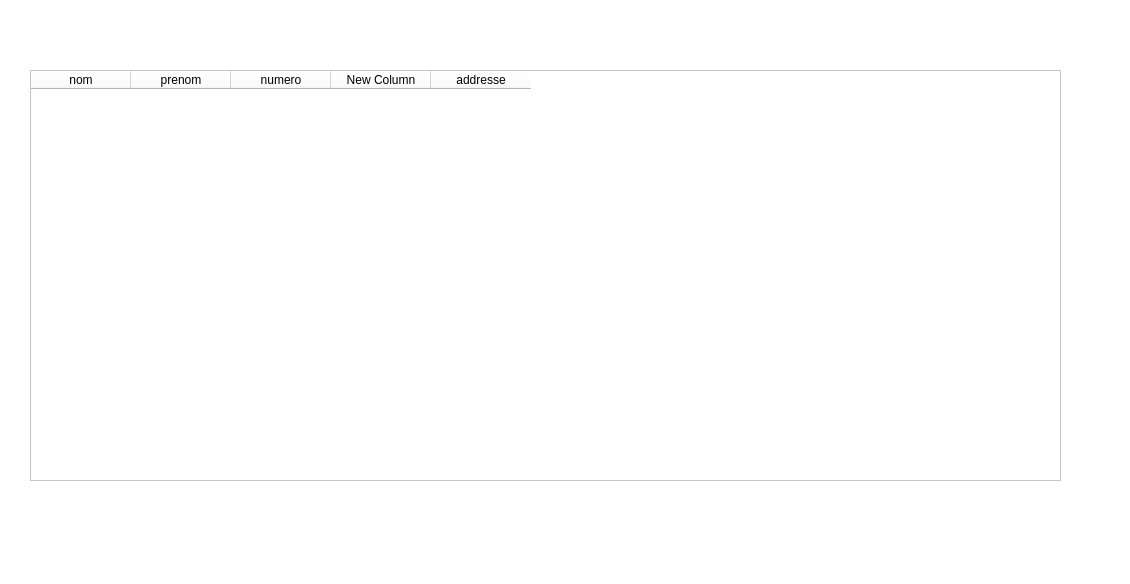
<?xml version="1.0" encoding="UTF-8"?>
<ui version="4.0">
 <class>Dialog</class>
 <widget class="QDialog" name="Dialog">
  <property name="geometry">
   <rect>
    <x>0</x>
    <y>0</y>
    <width>1130</width>
    <height>584</height>
   </rect>
  </property>
  <property name="windowTitle">
   <string>Dialog</string>
  </property>
  <property name="styleSheet">
   <string notr="true">background-color:rgb(255, 255, 255)</string>
  </property>
  <widget class="QTableWidget" name="tableWidget">
   <property name="geometry">
    <rect>
     <x>30</x>
     <y>70</y>
     <width>1031</width>
     <height>411</height>
    </rect>
   </property>
   <column>
    <property name="text">
     <string>nom</string>
    </property>
   </column>
   <column>
    <property name="text">
     <string>prenom</string>
    </property>
   </column>
   <column>
    <property name="text">
     <string>numero</string>
    </property>
   </column>
   <column>
    <property name="text">
     <string>New Column</string>
    </property>
   </column>
   <column>
    <property name="text">
     <string>addresse</string>
    </property>
   </column>
  </widget>
 </widget>
 <resources/>
 <connections/>
</ui>
